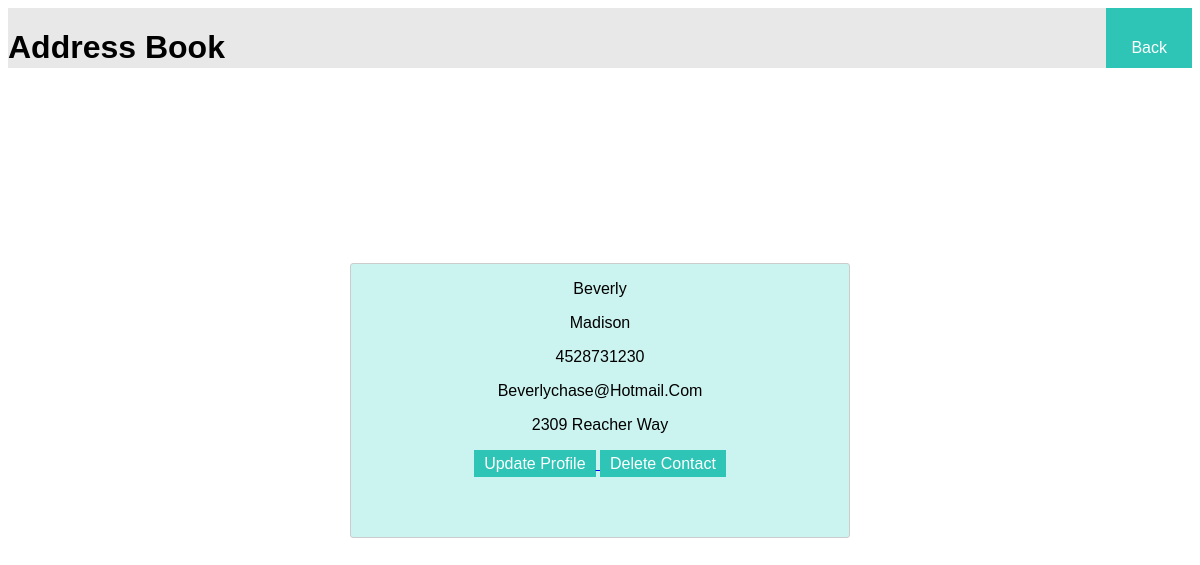
/profile/8, run on the app's committed database.
### address/models.py (models this page shows, shortened)
class Contact(models.Model):
   firstName = models.CharField(max_length=500)
   lastName = models.CharField(max_length=500)
   phoneNumber = models.IntegerField(max_length=10)
   emailAddress = models.EmailField(max_length=500)
   streetAddress = models.CharField(max_length=150)

### address/views.py (the view)
# urls.py: path('profile/<str:pk>', views.contactProfile, name='profile'),
def contactProfile(request, pk):
   contact = Contact.objects.get(id=pk)
   return render(request, 'contact-name.html', {'contact': contact})

### templates/contact-name.html (shortened to what this page needs)
{% load static %}
<!DOCTYPE html>
<html>
   <head>
      <link rel="stylesheet" href="{% static 'style-edit.css' %}">
   </head>
   <body>
   <div class ="topHeader">
      <h1> Address Book </h1>
      <a href="{% url 'profile' contact.id %}" class="button"> Back </a>
   </div>
   <div class="loginForm">
      <div class="innerText">
         <div>
            <p class="contact-name">{{ contact.firstName | title }}</p>
            <p class="contact-name">{{ contact.lastName | title }}</p>
            <p class="contact-name">{{ contact.phoneNumber | title }}</p>
            <p class="contact-name">{{ contact.emailAddress | title }}</p>
            <p class="contact-name">{{ contact.streetAddress | title }}</p>
         </div>
      <a href= "{% url 'edit-contact' contact.id %}"> <button> Update Profile </button> </a>
      <a href = "{% url 'delete' contact.id %}"> <button class = "button"> Delete Contact </button></a>
    </div>
   </div>
   </body>
</html>

### static/style-edit.css (style rules this page uses)
body { font-family: Arial; }
* { box-sizing: border-box; }
.topHeader { padding: 0px; margin: 0; padding: 0; width: 100%; height: 60px; background-color:#E8E8E8; display: flex; justify-content: space-between; }
a.button { -webkit-appearance: button; -moz-appearance: button; appearance: button; color: white; text-decoration: none; border: none; text-align: center; line-height: 60px; font-size: 16px; padding: 10px 25px; display: inline-block; background-color: #2ec4b6; }
.loginForm { position: absolute; margin: auto; text-align: center; font-family: Arial, Helvetica, sans-serif; border-radius: 3px; border: 1px solid #ccc; top: 0; right: 0; bottom: 0; left: 0; width: 500px; height: 275px; background-color: #cbf3f0; }
button { color: white; text-decoration: none; border: none; text-align: center; line-height: 25px; font-size: 16px; padding: 1px 10px; display: inline-block; background-color: #2ec4b6; }

### data on the page
Contact: firstName "Beverly", lastName "Madison", phoneNumber "4528731230", emailAddress "Beverlychase@Hotmail.Com", streetAddress "2309 Reacher Way"
